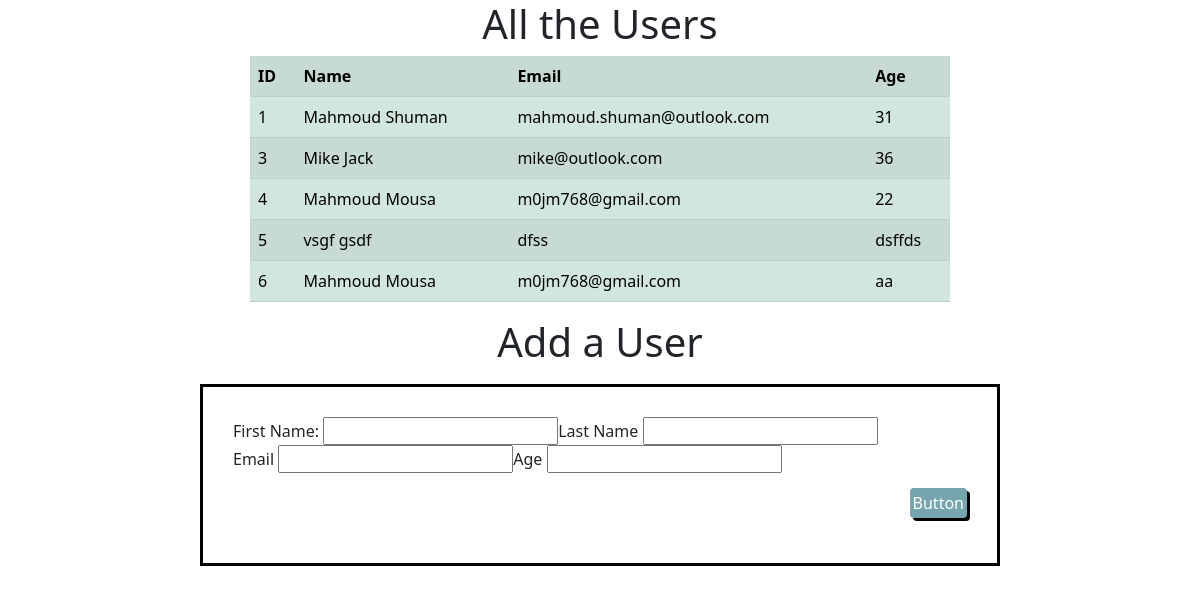
The page / on the database its author committed.
### user_app/models.py (models this page shows)
class User(models.Model):
    first_name = models.CharField(max_length= 255)
    last_name = models.CharField(max_length= 255)
    email_address = models.CharField(max_length= 255)
    age = models.ImageField()
    created_at = models.DateTimeField(auto_now_add=True)
    updated_at = models.DateTimeField(auto_now=True)

### user_app/views.py (the view)
# urls.py: path('', views.root),
def root(request):
    context = {
        "all_the_users": User.objects.all()
    }
    return render(request, "index.html",context)

### user_app/templates/index.html (shortened to what this page needs)
<!DOCTYPE html>
<html lang="en">
<head>
    <link href="https://cdn.jsdelivr.net/npm/bootstrap@5.0.2/dist/css/bootstrap.min.css" rel="stylesheet"
>
    {% load static %}
    <link rel="stylesheet" href="{% static 'css/style.css' %}">
</head>
<body>
    <main class="dis-flex flex-column">
        <h1>All the Users</h1>
        <table class="table table-success table-striped">
            <th>ID</th>
            <th>Name</th>
            <th>Email</th>
            <th>Age</th>
            {% for user in all_the_users %}
            <tr>
                <td>{{user.id}}</td>
                <td>{{user.first_name}} {{user.last_name}}</td>
                <td>{{user.email_address}}</td>
                <td>{{user.age}}</td>
            </tr>
            {% endfor %}
        </table>
        <h1>Add a User</h1>
        <form  action="/add_user" method="post">
            <div class="add-user dis-flex">
                <div>
                    <label for="name">First Name:</label>
                    <input type="text" id="first_name" name="first_name">
                </div>
                <div>
                    <label for="last_name">Last Name</label>
                    <input type="text" id="last_name" name="last_name">
                </div>
                <div>
                    <label for="email">Email</label>
                    <input type="text" id="email" name="email">
                </div>
                <div>
                    <label for="age">Age</label>
                    <input type="text" name="age" id="age">
                </div>
            </div>
            <input class="btn" type="submit" value="Button">
        </form>
    </main>
</body>
</html>

### user_app/static/css/style.css (style rules this page uses)
* { margin: 0; padding: 0; }
.dis-flex { display: flex; }
.flex-column { flex-direction: column; }
main { align-items: center; width: 700px; margin: 0 auto; }
form { border: solid black; padding: 30px; width: 800px; margin: 10px; }
.add-user { flex-wrap: wrap; }
.btn { background-color:#76a5af ; color: white; margin: 15px 0; padding: 2px; box-shadow: 3px 3px 0px black; margin-left: auto; display: block; }

### rows shown on the page
User: id "1", first_name "Mahmoud", last_name "Shuman", email_address "mahmoud.shuman@outlook.com", age "31"
User: id "3", first_name "Mike", last_name "Jack", email_address "mike@outlook.com", age "36"
User: id "4", first_name "Mahmoud", last_name "Mousa", email_address "m0jm768@gmail.com", age "22"
User: id "5", first_name "vsgf", last_name "gsdf", email_address "dfss", age "dsffds"
User: id "6", first_name "Mahmoud", last_name "Mousa", email_address "m0jm768@gmail.com", age "aa"
